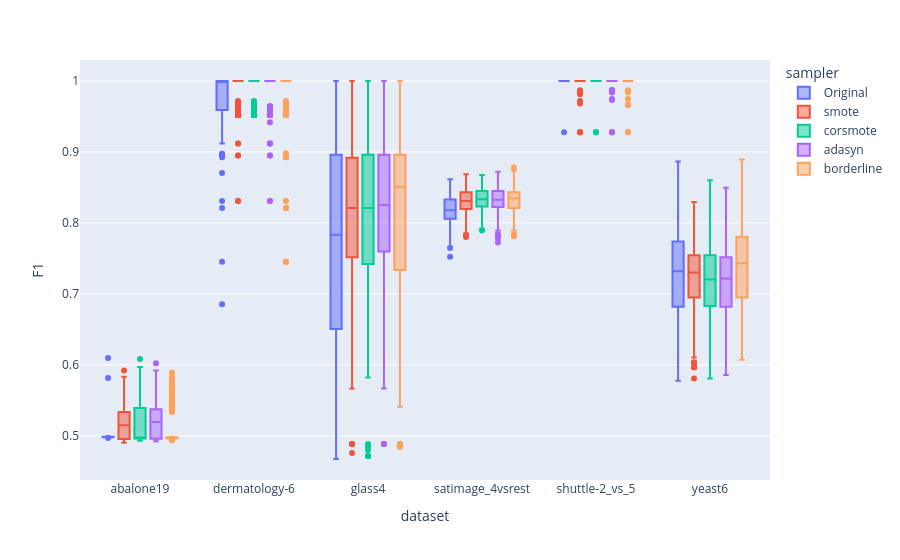

Here is the notebook cell this chart was saved with:
### Code cell
fig = px.box(df, y="F1", color="sampler", x="dataset")
fig.show()
fig.write_image("../ComparativaF1_por_dataset.pdf", format="pdf", width=1920)

### Figure 1 — Plotly figure (JSON) as saved in the notebook; plotly's stock layout.template omitted (floating-point values rounded to 4 significant figures; data arrays with more than 128 entries replaced by an {"elided": "..."} marker saying what was removed)
{"data": [{"alignmentgroup": "True", "hovertemplate": "sampler=Original<br>dataset=%{x}<br>F1=%{y}<extra></extra>", "legendgroup": "Original", "marker": {"color": "#636efa"}, "name": "Original", "notched": false, "offsetgroup": "Original", "orientation": "v", "showlegend": true, "type": "box", "x": {"elided": "540 str values"}, "x0": " ", "xaxis": "x", "y": {"elided": "540 float values"}, "y0": " ", "yaxis": "y"}, {"alignmentgroup": "True", "hovertemplate": "sampler=smote<br>dataset=%{x}<br>F1=%{y}<extra></extra>", "legendgroup": "smote", "marker": {"color": "#EF553B"}, "name": "smote", "notched": false, "offsetgroup": "smote", "orientation": "v", "showlegend": true, "type": "box", "x": {"elided": "1620 str values"}, "x0": " ", "xaxis": "x", "y": {"elided": "1620 float values"}, "y0": " ", "yaxis": "y"}, {"alignmentgroup": "True", "hovertemplate": "sampler=corsmote<br>dataset=%{x}<br>F1=%{y}<extra></extra>", "legendgroup": "corsmote", "marker": {"color": "#00cc96"}, "name": "corsmote", "notched": false, "offsetgroup": "corsmote", "orientation": "v", "showlegend": true, "type": "box", "x": {"elided": "1620 str values"}, "x0": " ", "xaxis": "x", "y": {"elided": "1620 float values"}, "y0": " ", "yaxis": "y"}, {"alignmentgroup": "True", "hovertemplate": "sampler=adasyn<br>dataset=%{x}<br>F1=%{y}<extra></extra>", "legendgroup": "adasyn", "marker": {"color": "#ab63fa"}, "name": "adasyn", "notched": false, "offsetgroup": "adasyn", "orientation": "v", "showlegend": true, "type": "box", "x": {"elided": "1521 str values"}, "x0": " ", "xaxis": "x", "y": {"elided": "1521 float values"}, "y0": " ", "yaxis": "y"}, {"alignmentgroup": "True", "hovertemplate": "sampler=borderline<br>dataset=%{x}<br>F1=%{y}<extra></extra>", "legendgroup": "borderline", "marker": {"color": "#FFA15A"}, "name": "borderline", "notched": false, "offsetgroup": "borderline", "orientation": "v", "showlegend": true, "type": "box", "x": {"elided": "1620 str values"}, "x0": " ", "xaxis": "x", "y": {"elided": "1620 float values"}, "y0": " ", "yaxis": "y"}], "layout": {"boxmode": "group", "legend": {"title": {"text": "sampler"}, "tracegroupgap": 0}, "margin": {"t": 60}, "xaxis": {"anchor": "y", "domain": [0, 1], "title": {"text": "dataset"}}, "yaxis": {"anchor": "x", "domain": [0, 1], "title": {"text": "F1"}}}}
